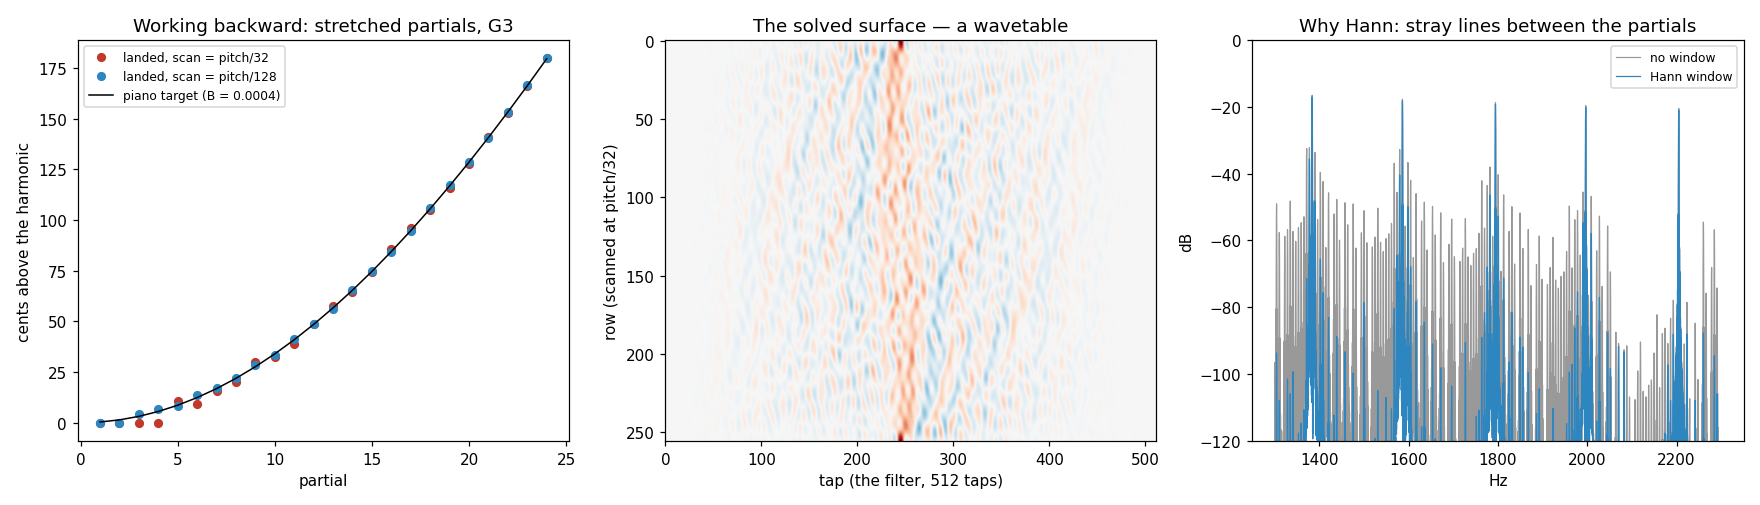

Generate this figure with Python:
"""Figure for the Stage 4 first proof. Run after inverse.py."""
import json, sys, numpy as np, matplotlib; matplotlib.use("Agg"); import matplotlib.pyplot as plt
from pathlib import Path
from scipy.io import wavfile
HERE = Path(__file__).resolve().parent
sys.path.insert(0, str(HERE))
from inverse import design, piano, HANN, RECT, surface, saw, run, FS
fig, ax = plt.subplots(1, 3, figsize=(16, 4.6))
k = np.arange(1, 25)
for ratio, col in ((32, "#c0392b"), (128, "#2e86c1")):
    md, fm = design(piano(), 196.0, HANN, ratio)
    ax[0].plot(k, [1200 * np.log2(d["lands"] / (i * 196.0)) for i, d in zip(k, md)], "o", color=col, ms=5,
               label=f"landed, scan = pitch/{ratio}")
ax[0].plot(k, [1200 * np.log2(np.sqrt(1 + 4e-4 * i * i)) for i in k], "k-", lw=1, label="piano target (B = 0.0004)")
ax[0].set(xlabel="partial", ylabel="cents above the harmonic", title="Working backward: stretched partials, G3")
ax[0].legend(fontsize=8)
S = np.load(HERE / "surfaces" / "piano_G3_hann.npy")
ax[1].imshow(S, aspect="auto", cmap="RdBu_r", vmin=-np.abs(S).max(), vmax=np.abs(S).max())
ax[1].set(xlabel="tap (the filter, 512 taps)", ylabel="row (scanned at pitch/32)", title="The solved surface — a wavetable")
md, fm = design(piano(), 196.0, HANN)
x = saw(196.0, 4 * FS)
for win, lab, col in ((RECT, "no window", "#999"), (HANN, "Hann window", "#2e86c1")):
    md, fm = design(piano(), 196.0, win)
    y = run(surface(md, win), x, fm)[-2 * FS:]
    P = np.abs(np.fft.rfft(y * np.hanning(len(y)), 8 * len(y))); f = np.fft.rfftfreq(8 * len(y), 1 / FS)
    sel = (f > 1300) & (f < 2300)
    ax[2].plot(f[sel], 20 * np.log10(P[sel] / P.max() + 1e-12), color=col, lw=0.8, label=lab)
ax[2].set(xlabel="Hz", ylabel="dB", ylim=(-120, 0), title="Why Hann: stray lines between the partials")
ax[2].legend(fontsize=8)
plt.tight_layout(); plt.savefig(HERE / "inverse_figure.png", dpi=110)
